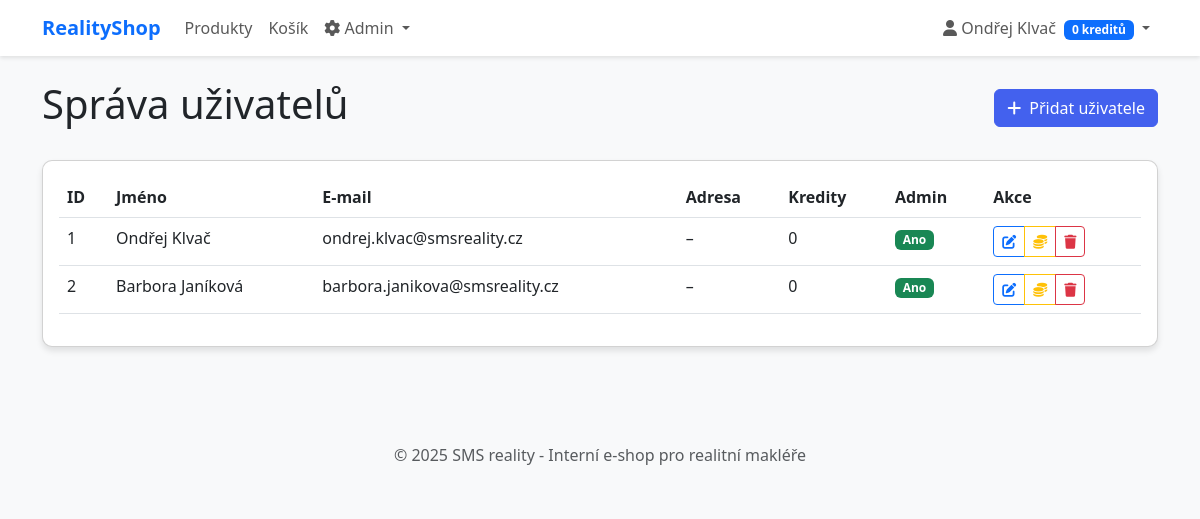
The app's page /admin/users (signed in) with its own data.
### models.py (models this page shows, shortened)
class User(db.Model, UserMixin):
    id              = db.Column(db.Integer, primary_key=True)
    first_name      = db.Column(db.String(100), nullable=False)
    last_name       = db.Column(db.String(100), nullable=False)
    email           = db.Column(db.String(100), unique=True, nullable=False)
    address         = db.Column(db.Text, nullable=True)
    password        = db.Column(db.String(200), nullable=True)
    credits         = db.Column(db.Integer, default=0)
    is_admin        = db.Column(db.Boolean, default=False)
    is_password_set = db.Column(db.Boolean, default=False)
    orders          = db.relationship('Order', backref='user', lazy=True)
    carts           = db.relationship('Cart', backref='user', lazy=True)

### app.py (the view)
@app.route('/admin/users')
@login_required
def admin_users():
    if not current_user.is_admin:
        abort(403)
    users = User.query.all()
    form = RegistrationForm()
    return render_template('admin/users.html', users=users, form=form)

### app.py (called while the page is built)
@login_manager.user_loader
def load_user(user_id):
    return User.query.get(int(user_id))

### templates/admin/users.html (shortened to what this page needs)
{% extends "base.html" %}
{% block content %}
<div class="d-flex justify-content-between align-items-center mb-4">
  <h1>Správa uživatelů</h1>
  <button class="btn btn-primary" data-bs-toggle="modal" data-bs-target="#addUserModal">
    <i class="fas fa-plus me-2"></i>Přidat uživatele
  </button>
</div>
<div class="card">
  <div class="card-body">
    <div class="table-responsive">
      <table class="table table-hover">
        <thead>
          <tr>
            <th>ID</th>
            <th>Jméno</th>
            <th>E-mail</th>
            <th>Adresa</th>
            <th>Kredity</th>
            <th>Admin</th>
            <th>Akce</th>
          </tr>
        </thead>
        <tbody>
          {% for u in users %}
          <tr>
            <td>{{ u.id }}</td>
            <td>{{ u.first_name }} {{ u.last_name }}</td>
            <td>{{ u.email }}</td>
            <td>{{ u.address or '–' }}</td>
            <td>{{ u.credits }}</td>
            <td>
              {% if u.is_admin %}
                <span class="badge bg-success">Ano</span>
              {% else %}
                <span class="badge bg-secondary">Ne</span>
              {% endif %}
            </td>
            <td>
              <div class="btn-group btn-group-sm">
                <button class="btn btn-outline-primary"
                        data-bs-toggle="modal"
                        data-bs-target="#editUserModal{{ u.id }}">
                  <i class="fas fa-edit"></i>
                </button>
                <button class="btn btn-outline-warning"
                        data-bs-toggle="modal"
                        data-bs-target="#creditsModal{{ u.id }}">
                  <i class="fas fa-coins"></i>
                </button>
                <button class="btn btn-outline-danger"
                        data-bs-toggle="modal"
                        data-bs-target="#deleteUserModal{{ u.id }}">
                  <i class="fas fa-trash"></i>
                </button>
              </div>
            </td>
          </tr>
          {% endfor %}
        </tbody>
      </table>
    </div>
  </div>
</div>
{% endblock %}

### templates/base.html (shortened to what this page needs)
<!DOCTYPE html>
<html lang="cs">
<head>
    <link href="https://cdn.jsdelivr.net/npm/bootstrap@5.3.0-alpha1/dist/css/bootstrap.min.css" rel="stylesheet">
    <link rel="stylesheet" href="https://cdnjs.cloudflare.com/ajax/libs/font-awesome/6.0.0/css/all.min.css">
</head>
<body>
    <nav class="navbar navbar-expand-lg navbar-light bg-white">
        <div class="container">
            <a class="navbar-brand fw-bold text-primary" href="{{ url_for('index') }}">RealityShop</a>
            <div class="collapse navbar-collapse" id="navbarNav">
                <ul class="navbar-nav me-auto">
                    <li class="nav-item">
                        <a class="nav-link" href="{{ url_for('index') }}">Produkty</a>
                    </li>
                    {% if current_user.is_authenticated %}
                        <li class="nav-item">
                            <a class="nav-link" href="{{ url_for('cart') }}">Košík</a>
                        </li>
                        {% if current_user.is_admin %}
                            <li class="nav-item dropdown">
                                <a class="nav-link dropdown-toggle" href="#" id="adminDropdown" role="button" data-bs-toggle="dropdown">
                                    <i class="fas fa-cog"></i> Admin
                                </a>
                            </li>
                        {% endif %}
                    {% endif %}
                </ul>
                <ul class="navbar-nav">
                    {% if current_user.is_authenticated %}
                        <li class="nav-item dropdown">
                            <a class="nav-link dropdown-toggle" href="#" id="userDropdown" role="button" data-bs-toggle="dropdown">
                                <i class="fas fa-user"></i> {{ current_user.first_name }} {{ current_user.last_name }}
                                <span class="badge bg-primary ms-1">{{ current_user.credits }} kreditů</span>
                             </a>
                        </li>
                    {% else %}
                        <li class="nav-item">
                            <a class="nav-link" href="{{ url_for('login') }}">Přihlásit se</a>
                        </li>
                    {% endif %}
                </ul>
            </div>
        </div>
    </nav>
    <div class="container py-4">
        {% block content %}{% endblock %}
    </div>
    <footer class="bg-light py-4 mt-5">
        <div class="container text-center">
            <p class="mb-0 text-muted">&copy; 2025 SMS reality - Interní e-shop pro realitní makléře</p>
        </div>
    </footer>
</body>
</html>

### templates/base.html (style rules this page uses)
body { font-family: 'Segoe UI', Tahoma, Geneva, Verdana, sans-serif; background-color: #f8f9fa; }
.card { border-radius: 10px; box-shadow: 0 4px 6px rgba(0, 0, 0, 0.1); transition: transform 0.3s ease, box-shadow 0.3s ease; }
.navbar { box-shadow: 0 2px 4px rgba(0, 0, 0, 0.1); }
.btn-primary { background-color: #4361ee; border-color: #4361ee; }

### records on screen
User: first_name "Ondřej", last_name "Klvač", credits "0", id "1", email "ondrej.klvac@smsreality.cz", address "–", is_admin "Ano"
User: id "2", first_name "Barbora", last_name "Janíková", email "barbora.janikova@smsreality.cz", address "–", credits "0", is_admin "Ano"
